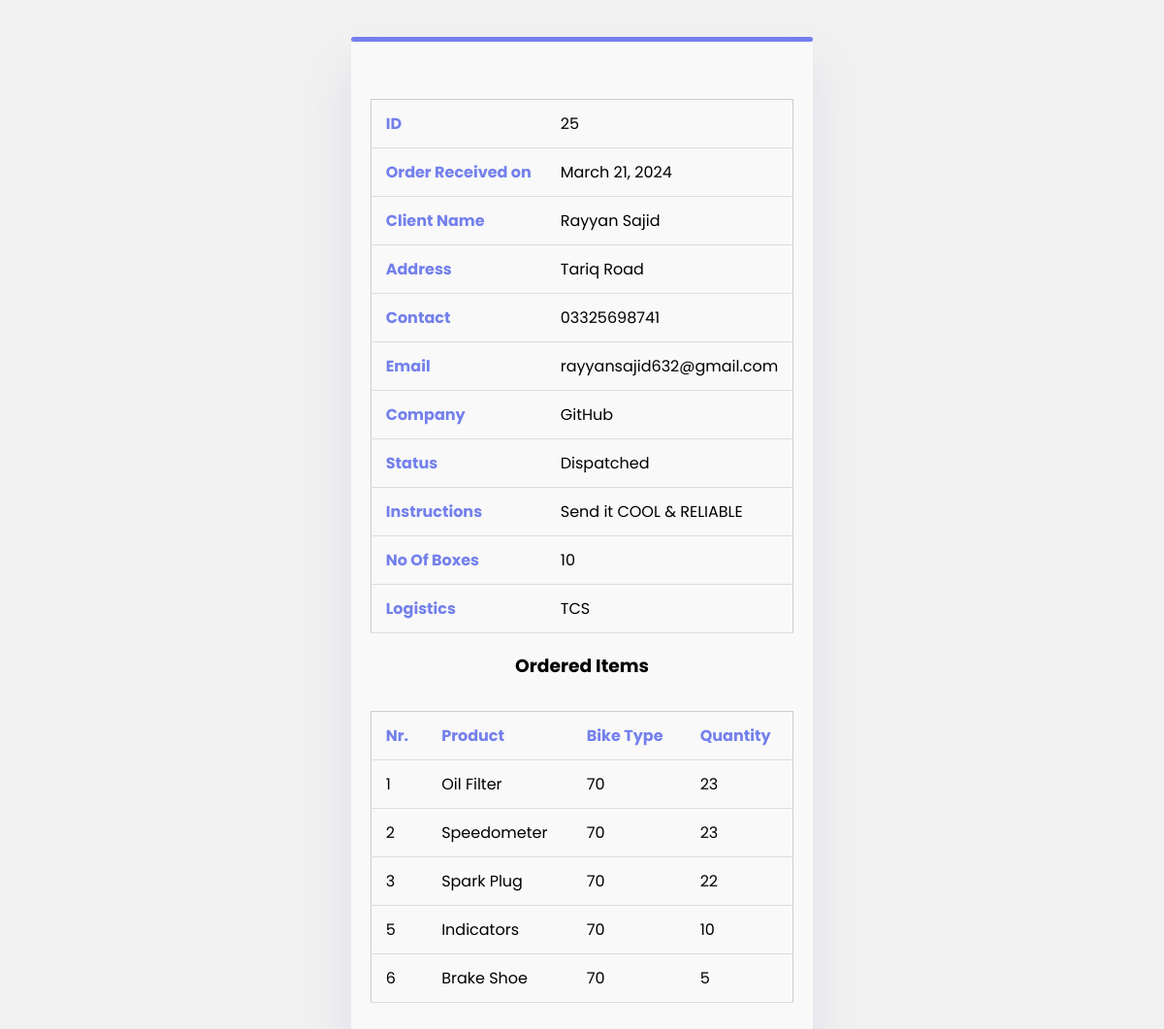
/package/25/ (signed in), run on the app's committed database.
### ProjectApp/models.py (models this page shows, shortened)
class Package(models.Model):
    City = models.CharField(db_column='City',
                            max_length=10,
                            null=False,
                            blank=False)
    Num_of_Boxes = models.IntegerField(db_column='Num Of Boxes',
                                       blank=True,
                                       null=True)
    payorderDate = models.DateField(auto_now=True)
    DeliveryDate = models.DateField(null=True)
    Receivername = models.CharField(db_column='Name of Receiver',
                                    max_length=50,
                                    null=True,
                                    blank=True)
    Status = models.CharField(db_column='Status',
                              max_length=10,
                              null=True,
                              blank=True)
    Client = models.ForeignKey(Client,
                               db_column='Client',
                               on_delete=models.CASCADE)
    Logistics = models.ForeignKey(Logistics,
                                  db_column='Logistics Company',
                                  on_delete=models.DO_NOTHING,
                                  null=True,
                                  blank=True)
    Instructions = models.CharField(db_column='Instructions',
                                    max_length=250,
                                    null=True,
                                    blank=True)

class Client(models.Model):
    Name = models.CharField(db_column='Name',
                            max_length=50,
                            null=False)
    Email = models.EmailField(db_column='Email',
                              max_length=254,
                              null=True,
                              blank=True)
    Contact_Num = models.CharField(db_column='Contact Number',
                                   max_length=100,
                                   null=True,
                                   blank=True)
    Company = models.CharField(db_column='Company',
                               max_length=100,
                               null=True,
                               blank=True)
    Address = models.CharField(max_length=100,
                               db_column='Address',
                               null=True,
                               blank=True)

class Logistics(models.Model):
    Name = models.CharField(db_column='Name',
                            max_length=50,
                            null=False)
    Contact_Num = models.CharField(db_column='Contact Number',
                                   max_length=100,
                                   null=True,
                                   blank=True)
    Email = models.CharField(db_column='Email',
                             max_length=50,
                             null=True,
                             blank=True)
    Contact_prsn = models.CharField(db_column='Contact Person',
                                    max_length=50,
                                    null=False)
    Address = models.CharField(max_length=100,
                               db_column='Address',
                               null=True,
                               blank=True)
    def __str__(self):
        return self.Name

class Product(models.Model):
    NAME_CHOICES = [
        ("70","70"),
        ("125","125"),
    ]
    Name = models.CharField(db_column='Name',
                            max_length=50,
                            null=False,
                            default="")
    Rate = models.IntegerField(db_column='Rate',
                               blank=True,
                               null=True)
    Bike_Type = models.CharField(max_length=15,
                                 db_column='Bike Type',
                                 choices=NAME_CHOICES,
                                 blank=True,
                                 null=True)
    def __str__(self):
        return self.Name

### ProjectApp/views.py (the view)
# urls.py: path('package/<int:package_id>/', views.PackageDetails, name="package_details"),
def PackageDetails(request, package_id):
    context = {}
    package = Package.objects.get(id = package_id)
    associated_products = package.associatedproducts_set.all()
    print(associated_products)
    products_info = []
    for assprods in associated_products:
        print(f"assprods: {assprods}")
        print(f"assprods.Products.all(): {assprods.Product.all()}")
        for product in assprods.Product.all():
            quantity = assprods.Quantity  # Access the quantity
            print(f"product: {product}")
            product_info = {
                "id": product.id,
                "Name": product.Name,
                "Bike_Type": product.Bike_Type,
                "Quantity": quantity  # Include the quantity in the dictionary
            }
            print(product_info)
            products_info.append(product_info)
            print(products_info)
            print()
    context['Package'] = package
    context['AssociatedProducts'] = products_info
    return render(request, 'package_details.html', context)

### templates/package_details.html (shortened to what this page needs)
{% load static %}
<!DOCTYPE html>
<html lang="en">
<head>
    <link rel="stylesheet" href="https://cdnjs.cloudflare.com/ajax/libs/font-awesome/6.4.2/css/all.min.css">
     <link rel="stylesheet" type="text/css" href="{% static "package_details.css" %}">
</head>
<body>
    {% if user.is_authenticated %}
    <div class="container">
        <div class="card">
            <span class="top-effect"></span>
            <div class="col">
                <table>
                    <tr>
                        <th>ID</th>
                        <td>{{Package.id}}</td>
                    </tr>
                    <tr>
                        <th>Order Received on</th>
                        <td>{{Package.payorderDate}}</td>
                    </tr>
                    <tr>
                        <th>Client Name</th>
                        <td>{{Package.Client.Name}}</td>
                    </tr>
                    <tr>
                        <th>Address</th>
                        <td>{{Package.Client.Address}}</td>
                    </tr>
                    <tr>
                        <th>Contact</th>
                        <td>{{Package.Client.Contact_Num}}</td>
                    </tr>
                    <tr>
                        <th>Email</th>
                        <td>{{Package.Client.Email}}</td>
                    </tr>
                    <tr>
                        <th>Company</th>
                        <td>{{Package.Client.Company}}</td>
                    </tr>
                    <tr>
                        <th>Status</th>
                        <td>{{Package.Status}}</td>
                    </tr>
                    <tr>
                        <th>Instructions</th>
                        <td>{{Package.Instructions}}</td>
                    </tr>
                    {% if Package.Status == "Dispatched" or Package.Status == "On The Way" %}
                     <tr>
                        <th>No Of Boxes</th>
                        <td>{{Package.Num_of_Boxes}}</td>
                    </tr>
                    <tr>
                        <th>Logistics</th>
                        <td>{{Package.Logistics}}</td>
                    </tr>
             {% else %}
            <a href="{% url "Dispatch Package" Package.id %}" action="get" class = "Prepare">Perpare For Dispatch</a>
            {% endif %}
        <table>
            <thead>
                <h3>Ordered Items</h3>
                <th>Nr.</th>
                <th>Product</th>
                <th>Bike Type</th>
                <th>Quantity</th>
            </thead>
            <tbody>
                {% for Assprods in AssociatedProducts %}
                <tr>
                    <td>{{Assprods.id}}</td>
                    <td>{{Assprods.Name}}</td>
                    <td>{{Assprods.Bike_Type}}</td>
                    <td>{{Assprods.Quantity}}</td>
                </tr>
                {% endfor %}
            </tbody>
        </table>
        </div>
    </div>
    {% endif %}
</body>
</html>

### static/package_details.css (style rules this page uses)
:root { --color-primary: #7380ec; --color-danger: #ff7782; --color-success: #41f1b6; --color-warning: #ffbb55; --color-white: #fff; --color-info-dark: #7d8da1; --color-info-light: #dceleb; --color-dark: #363949; --color-light: rgba(132, 139, 200, 0.18); --color-primary-variant: #111e88; --color-dark-variant: #677483; --color-background: #f6f6f9; --card-border-radius: 2rem; --border-radius-1: 0.4rem; --border-radius-2: 0.8rem; --border-radius-3: 1.2rem; --card-padding: 1.8rem; --padding-1: 1.2rem; --box-shadow: 0 2rem 3rem var(--color-light); }
* { box-sizing: border-box; }
body { font-family: "Poppins", sans-serif; background: #cccccc45; }
.container { display: flex; align-items: center; justify-content: center; width: 100%; margin: 0 auto; overflow: hidden; }
.card { background: #f9f9f9; border-radius: 10px; padding: 20px; text-align: center; box-shadow: var(--box-shadow); margin-top: 30px; padding-top: 2rem; position: relative; }
.top-effect { position: absolute; width: 100%; height: 5px; top: 0; left: 0; border-radius: 5px; margin-bottom: 20px; background: var(--color-primary); }
.col { margin-bottom: 20px; }
table { border: 1px solid #ccc; margin-top: 2rem; width: 100%; border-collapse: collapse; }
table th, table td { padding: 12px 15px; text-align: left; border-bottom: 1px solid #ddd; }
table th { color: var(--color-primary); }

### data on the page
Package: id "25", payorderDate "March 21, 2024", Client.Name "Rayyan Sajid", Client.Address "Tariq Road", Client.Contact_Num "03325698741", Client.Email "rayyansajid632@gmail.com", Client.Company "GitHub", Status "Dispatched", Instructions "Send it COOL & RELIABLE", Num_of_Boxes "10", Logistics "TCS"
Product: Name "Oil Filter", Bike_Type "70"
Product: Name "Speedometer", Bike_Type "70"
Product: Name "Spark Plug", Bike_Type "70"
Product: Name "Indicators", Bike_Type "70"
Product: Name "Brake Shoe", Bike_Type "70"

### other printed values
{{ Assprods.id }} "1" "2" "3" "5" "6"
{{ Assprods.Quantity }} "23" "23" "22" "10" "5"
